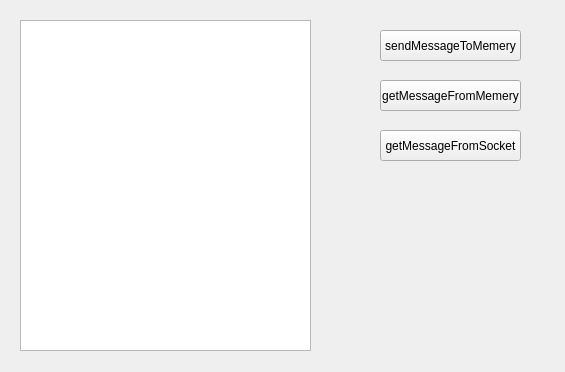
<?xml version="1.0" encoding="UTF-8"?>
<ui version="4.0">
 <class>Widget</class>
 <widget class="QWidget" name="Widget">
  <property name="geometry">
   <rect>
    <x>0</x>
    <y>0</y>
    <width>565</width>
    <height>372</height>
   </rect>
  </property>
  <property name="windowTitle">
   <string>Widget</string>
  </property>
  <widget class="QTextEdit" name="readtext">
   <property name="geometry">
    <rect>
     <x>20</x>
     <y>20</y>
     <width>291</width>
     <height>331</height>
    </rect>
   </property>
  </widget>
  <widget class="QPushButton" name="getMessageFromMemery">
   <property name="geometry">
    <rect>
     <x>380</x>
     <y>80</y>
     <width>141</width>
     <height>31</height>
    </rect>
   </property>
   <property name="text">
    <string>getMessageFromMemery</string>
   </property>
  </widget>
  <widget class="QPushButton" name="getMessageFromSocket">
   <property name="geometry">
    <rect>
     <x>380</x>
     <y>130</y>
     <width>141</width>
     <height>31</height>
    </rect>
   </property>
   <property name="text">
    <string>getMessageFromSocket</string>
   </property>
  </widget>
  <widget class="QPushButton" name="sendMessageToMemery">
   <property name="geometry">
    <rect>
     <x>380</x>
     <y>30</y>
     <width>141</width>
     <height>31</height>
    </rect>
   </property>
   <property name="text">
    <string>sendMessageToMemery</string>
   </property>
  </widget>
 </widget>
 <resources/>
 <connections/>
</ui>
